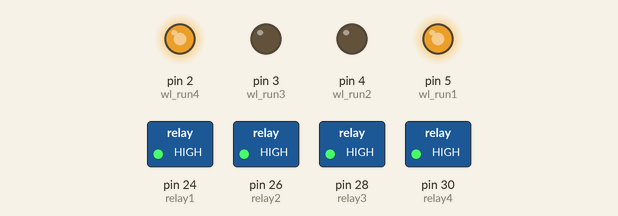
This sketch was run on a simulated Arduino Mega 2560, built with avr-gcc and run on an emulated ATmega2560. Parts: switched loads named in the sketch (green lamp = pin HIGH), output pins drawn as LEDs (lit = HIGH).

Above: at 0.1 s.
At 6.1 s:
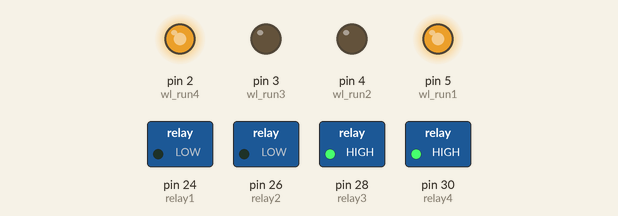
At 7.1 s:
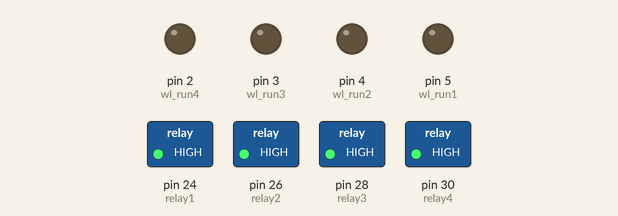
Timing chart, 0 to 8.6 s (numbered marks = the images above):
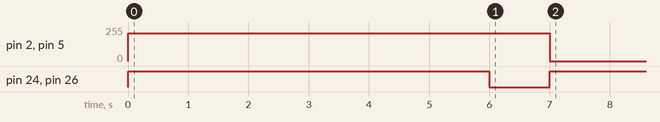

The sketch:

relay.ino.ino
```cpp
#define relay1 24
#define relay2 26
#define relay3 28
#define relay4 30

#define wl_run1 5
#define wl_run2 4

#define wl_run3 3
#define wl_run4 2

int speed = 210 ;

void setup() {
  // put your setup code here, to run once:

  pinMode (relay1,OUTPUT);
  pinMode (relay2,OUTPUT);
  pinMode (relay3,OUTPUT);
  pinMode (relay4,OUTPUT);

  pinMode(wl_run1 , OUTPUT );
  pinMode(wl_run2 , OUTPUT );

  pinMode(wl_run3 , OUTPUT );
  pinMode(wl_run4 , OUTPUT );

digitalWrite(relay1,HIGH);
digitalWrite(relay2,HIGH);
digitalWrite(relay3,HIGH);
digitalWrite(relay4,HIGH);

}

 int a = 0 ;
void loop()
{
  // put your main code here, to run repeatedly:

digitalWrite(relay1,HIGH); // relay 24
digitalWrite(relay2,HIGH);  //relay26
/*digitalWrite(relay2,LOW);
digitalWrite(relay3,LOW);
digitalWrite(relay2,LOW); */

if (a == 0)
{
  a = 1 ;
analogWrite(wl_run1 ,speed);  //wheel num1
//analogWrite(wl_run2 ,speed);  //wheel num2
//analogWrite(wl_run3 ,speed);  //wheel num3
analogWrite(wl_run4 ,speed);  //wheel num4

delay (6000 );


digitalWrite(relay1,LOW); // relay 24
digitalWrite(relay2,LOW);  //relay26


analogWrite(wl_run1 ,speed);  //wheel num1
//analogWrite(wl_run2 ,speed);  //wheel num2
//analogWrite(wl_run3 ,speed);  //wheel num3
analogWrite(wl_run4 ,speed);  //wheel num4

delay(1000);

analogWrite(wl_run1 ,0);  //wheel num1
//analogWrite(wl_run2 ,speed);  //wheel num2
//analogWrite(wl_run3 ,speed);  //wheel num3
analogWrite(wl_run4 ,0);  //wheel num4


}


}
```

Measured:
- by itself, pin 2 (wl_run4), pin 5 (wl_run1): 0/255 → 210/255 at 0.00 s, → 0/255 7.0 s later
- by itself, pin 24 (relay1), pin 26 (relay2): HIGH → LOW at 6.0 s, → HIGH 1.0 s later
